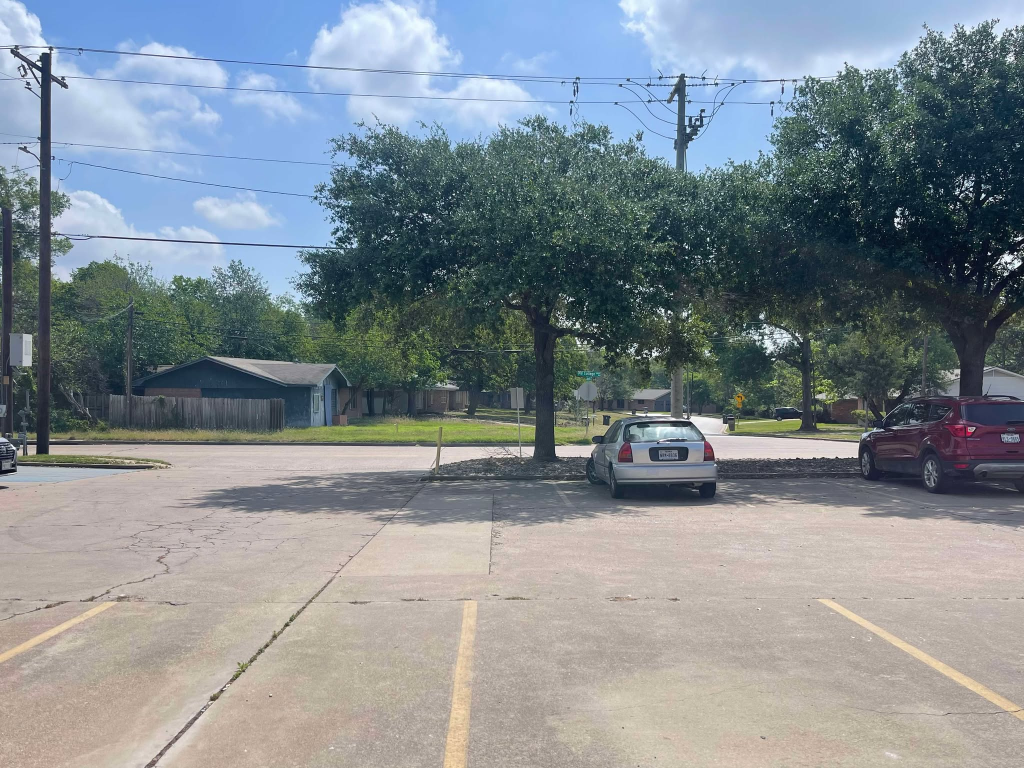
#> input picture Images/a/image1.jpg, 2048 x 1536 px (shown at 1/2 size)
$ python -i weight_pyramid_blending.py   (imports and definitions only)
#> lines starting #> are read from the running program, lines starting #| are printed output that depends on the picture
import cv2
import numpy as np

# [96 lines left out: functions build_laplacian_pyramid, generate_weight_map, compute_max_weight_maps, blur_pyramid_weights, reconstruct_from_pyramid, create_total_mask and 3 more, not called in this run]

def WeightPyramidBlending(images):
    w, h, _ = images[0].shape
    levels = min(int(np.floor(np.log2(min(w, h)))), 6)

    weight_maps = [generate_weight_map(image) for image in images]
    valid_masks = generate_valid_masks(images)
    masked_weights = [w * m for w, m in zip(weight_maps, valid_masks)]

    max_weight_maps = compute_max_weight_maps(masked_weights)
    blurred_weights = blur_pyramid_weights(max_weight_maps, levels)
    laplacian_pyramids = [build_laplacian_pyramid(img, levels) for img in images]
    valid_pyramids = [build_gaussian_pyramid(mask, levels) for mask in valid_masks]

    blended_pyramid = blend_pyramids_with_weights(images, laplacian_pyramids, blurred_weights, valid_pyramids)
    blended_image = reconstruct_from_pyramid(blended_pyramid)
    mask = create_total_mask(images)
    return (blended_image * mask)

>>> import cv2
>>> picture = cv2.imread('../Images/a/image1.jpg', cv2.IMREAD_GRAYSCALE)
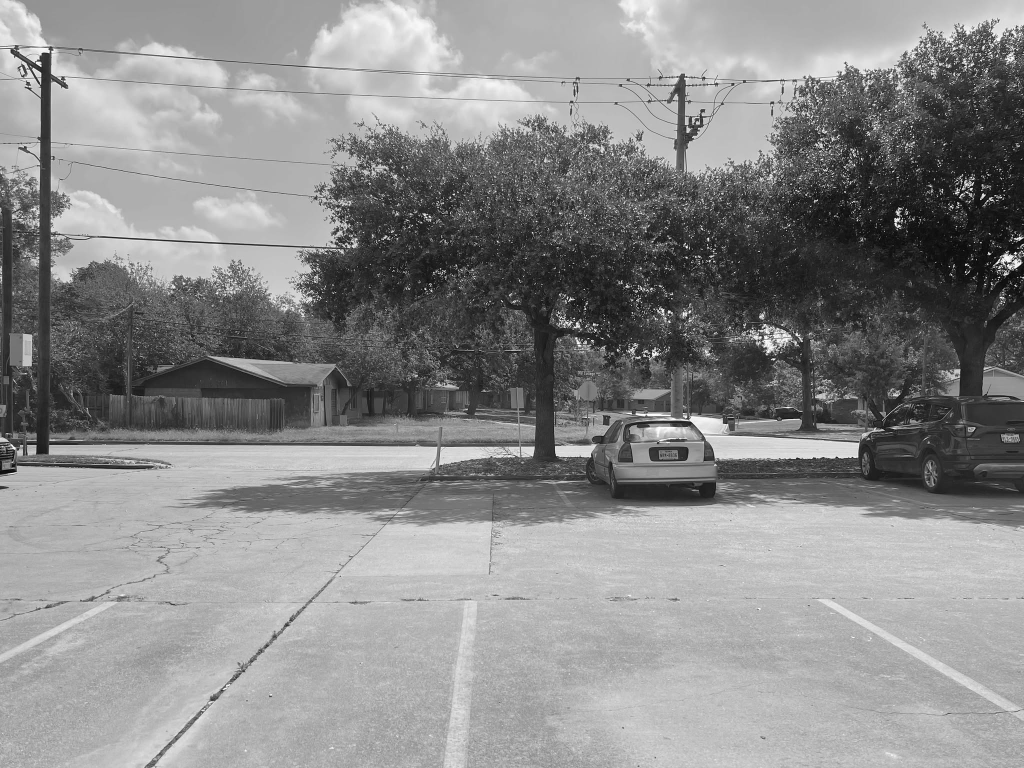
#> picture: shape (1536, 2048) (shown at 1/2 size); min 0, max 255, mean 137.8
#> (the run stopped early here; a loop or call above may not have finished)

$ run again, on Images/a/image2.jpg
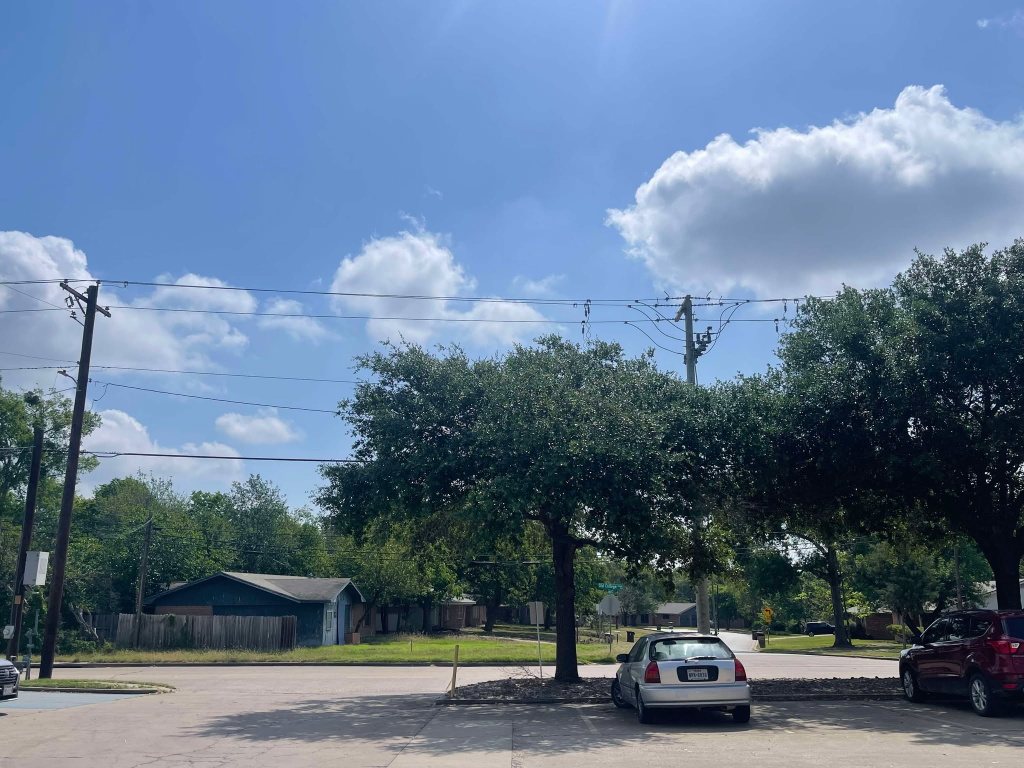
#> input picture Images/a/image2.jpg, 2048 x 1536 px (shown at 1/2 size)
#> `picture = cv2.imread('../Images/a/image1.jpg', cv2.IMREAD_GRAYSCALE)`:
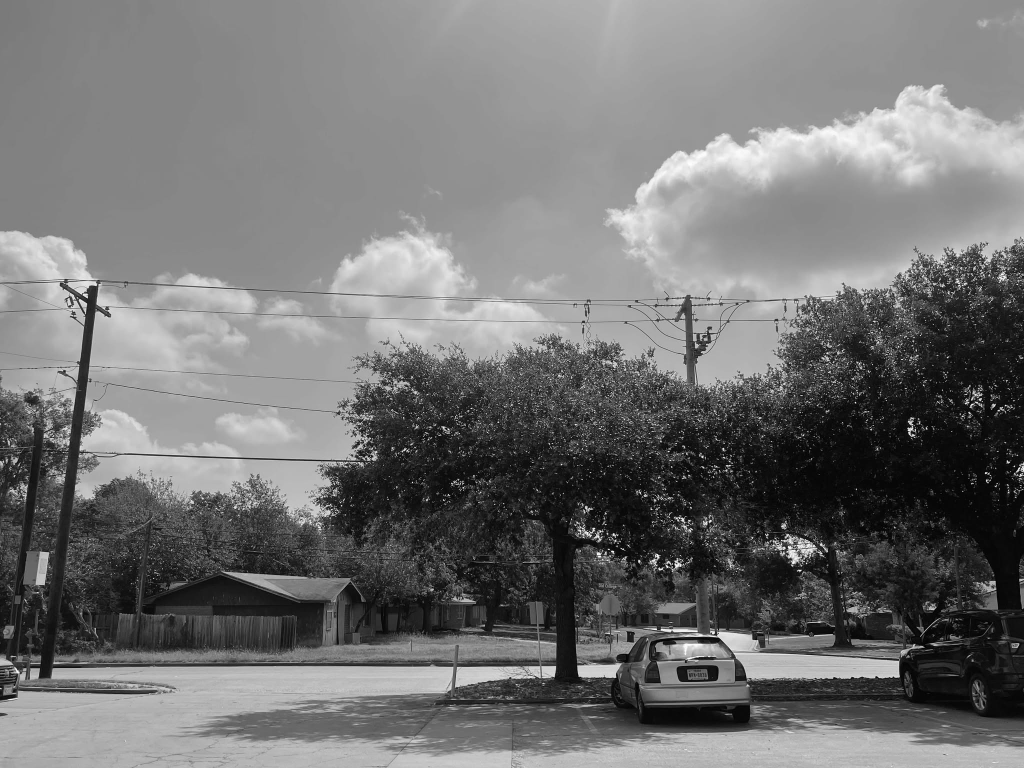
#> picture: shape (1536, 2048) (shown at 1/2 size); min 0, max 255, mean 115.2

$ run again, on Images/a/image3.jpg
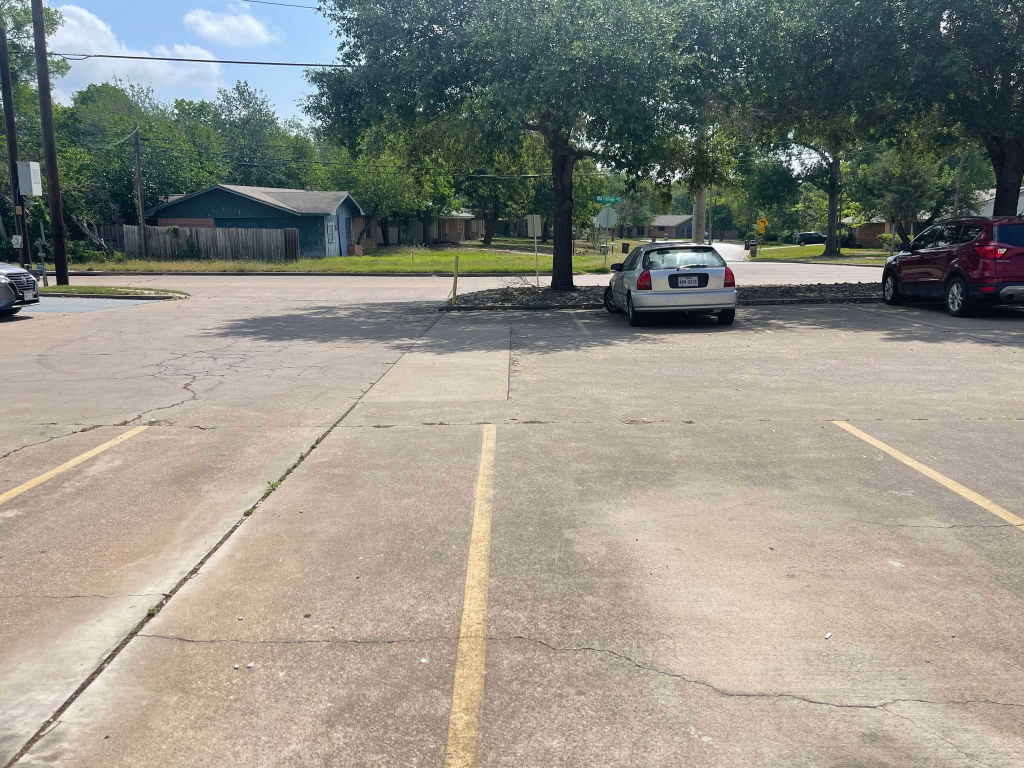
#> input picture Images/a/image3.jpg, 2048 x 1536 px (shown at 1/2 size)
#> `picture = cv2.imread('../Images/a/image1.jpg', cv2.IMREAD_GRAYSCALE)`:
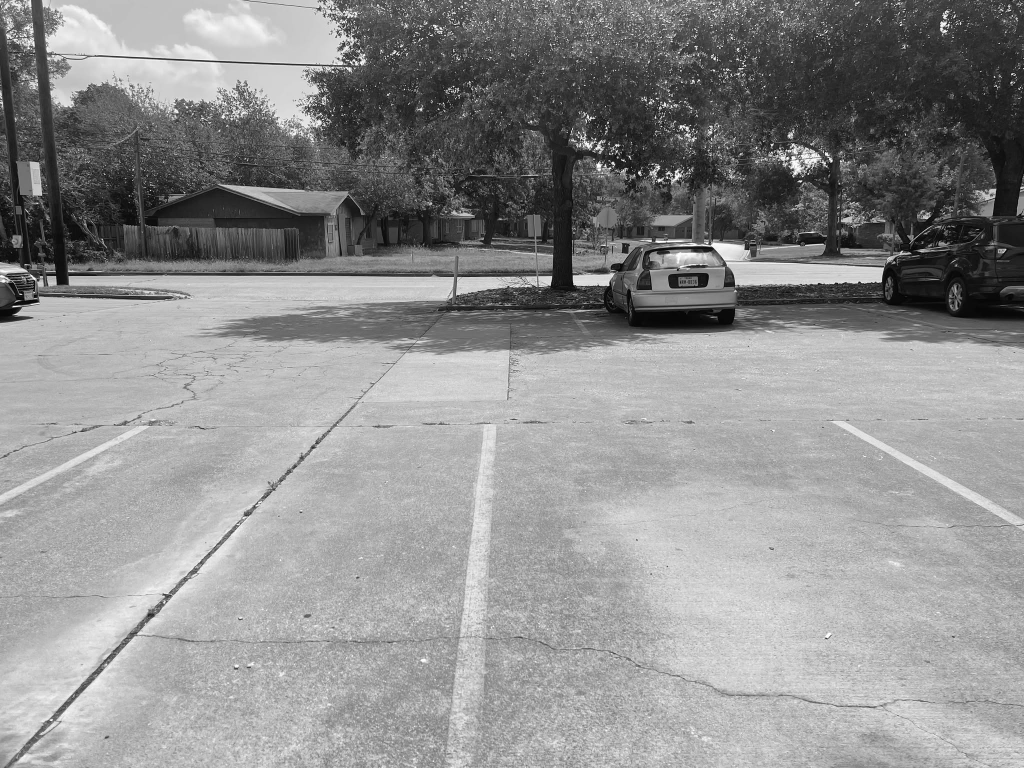
#> picture: shape (1536, 2048) (shown at 1/2 size); min 0, max 255, mean 142.5

$ run again, on Images/a/image4.jpg
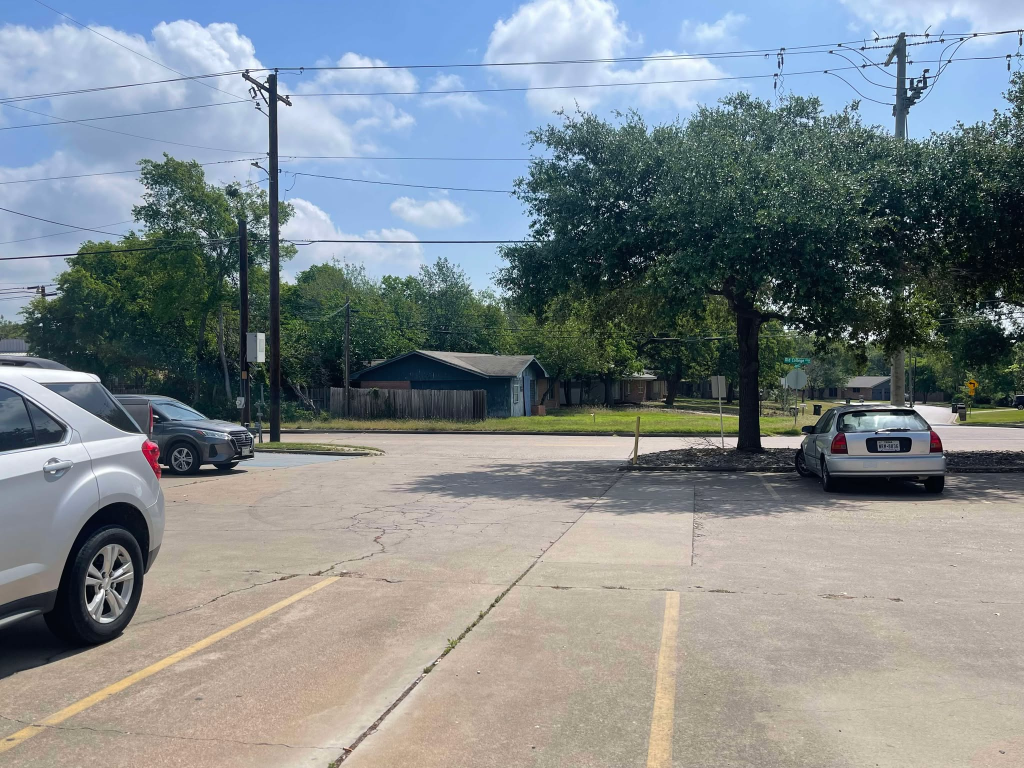
#> input picture Images/a/image4.jpg, 2048 x 1536 px (shown at 1/2 size)
#> `picture = cv2.imread('../Images/a/image1.jpg', cv2.IMREAD_GRAYSCALE)`:
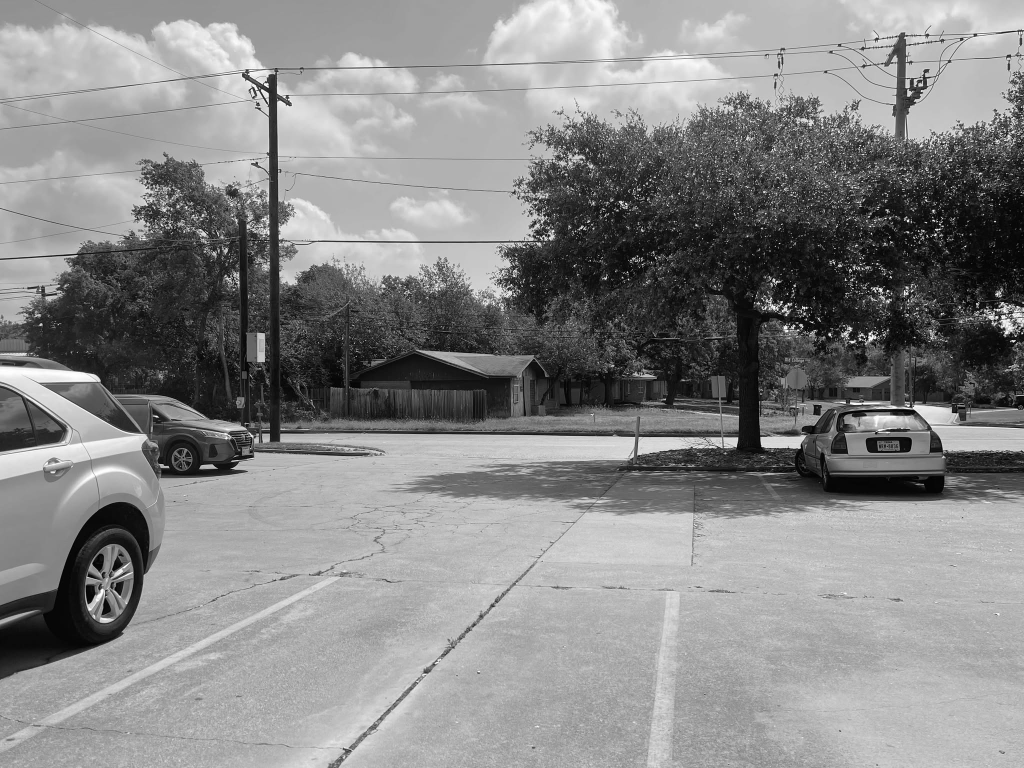
#> picture: shape (1536, 2048) (shown at 1/2 size); min 0, max 255, mean 134.8
